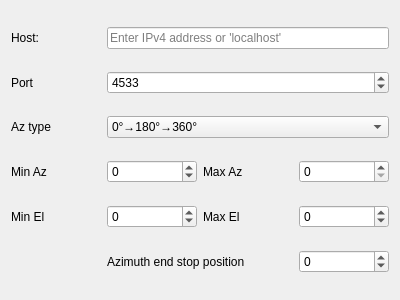
<?xml version="1.0" encoding="UTF-8"?>
<ui version="4.0">
 <class>Rotator_connect</class>
 <widget class="QWidget" name="Rotator_connect">
  <property name="geometry">
   <rect>
    <x>0</x>
    <y>0</y>
    <width>400</width>
    <height>300</height>
   </rect>
  </property>
  <property name="windowTitle">
   <string>Rotator connect</string>
  </property>
  <layout class="QGridLayout" name="gridLayout">
   <item row="0" column="2" colspan="3">
    <widget class="QLineEdit" name="lineEdit">
     <property name="placeholderText">
      <string>Enter IPv4 address or 'localhost'</string>
     </property>
    </widget>
   </item>
   <item row="3" column="0">
    <widget class="QLabel" name="label_4">
     <property name="text">
      <string>Min Az</string>
     </property>
    </widget>
   </item>
   <item row="1" column="0">
    <widget class="QLabel" name="label_2">
     <property name="text">
      <string>Port</string>
     </property>
    </widget>
   </item>
   <item row="1" column="2" colspan="3">
    <widget class="QSpinBox" name="spinBox">
     <property name="maximum">
      <number>65535</number>
     </property>
     <property name="value">
      <number>4533</number>
     </property>
    </widget>
   </item>
   <item row="4" column="0">
    <widget class="QLabel" name="label_5">
     <property name="text">
      <string>Min El</string>
     </property>
    </widget>
   </item>
   <item row="0" column="0">
    <widget class="QLabel" name="label">
     <property name="text">
      <string>Host: </string>
     </property>
    </widget>
   </item>
   <item row="2" column="0">
    <widget class="QLabel" name="label_3">
     <property name="text">
      <string>Az type</string>
     </property>
    </widget>
   </item>
   <item row="2" column="2" colspan="3">
    <widget class="QComboBox" name="comboBox">
     <item>
      <property name="text">
       <string>0°→180°→360°</string>
      </property>
     </item>
     <item>
      <property name="text">
       <string>-180°→0°→+180°</string>
      </property>
     </item>
    </widget>
   </item>
   <item row="3" column="2">
    <widget class="QSpinBox" name="spinBox_3">
     <property name="minimum">
      <number>-200</number>
     </property>
     <property name="maximum">
      <number>100</number>
     </property>
    </widget>
   </item>
   <item row="3" column="3">
    <widget class="QLabel" name="label_7">
     <property name="text">
      <string>Max Az</string>
     </property>
    </widget>
   </item>
   <item row="3" column="4">
    <widget class="QSpinBox" name="spinBox_4">
     <property name="maximum">
      <number>450</number>
     </property>
    </widget>
   </item>
   <item row="4" column="2">
    <widget class="QSpinBox" name="spinBox_5">
     <property name="minimum">
      <number>-10</number>
     </property>
     <property name="maximum">
      <number>180</number>
     </property>
    </widget>
   </item>
   <item row="4" column="3">
    <widget class="QLabel" name="label_8">
     <property name="text">
      <string>Max El</string>
     </property>
    </widget>
   </item>
   <item row="4" column="4">
    <widget class="QSpinBox" name="spinBox_6">
     <property name="minimum">
      <number>-10</number>
     </property>
     <property name="maximum">
      <number>180</number>
     </property>
    </widget>
   </item>
   <item row="5" column="4">
    <widget class="QSpinBox" name="spinBox_2">
     <property name="buttonSymbols">
      <enum>QAbstractSpinBox::ButtonSymbols::UpDownArrows</enum>
     </property>
     <property name="minimum">
      <number>-180</number>
     </property>
     <property name="maximum">
      <number>360</number>
     </property>
    </widget>
   </item>
   <item row="5" column="2" colspan="2">
    <widget class="QLabel" name="label_6">
     <property name="text">
      <string>Azimuth end stop position</string>
     </property>
    </widget>
   </item>
  </layout>
 </widget>
 <resources/>
 <connections/>
</ui>
